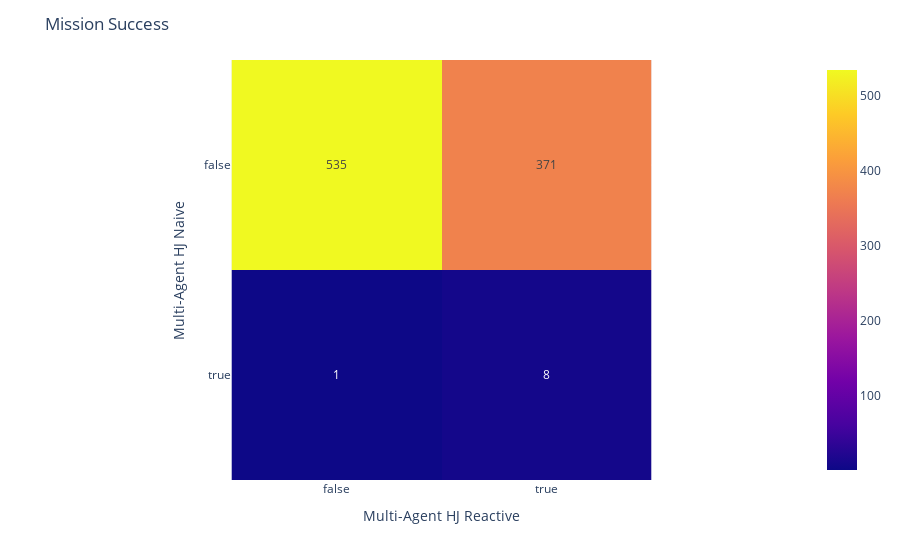

The notebook cell saved with this chart:
### Markdown cell above
+  Missions success counts

### Code cell
fig_react_success  = plot_confusion_matrix(metrics_hj_naive["Mission_success"]==1, 
                        metrics_hj_reactive["Mission_success"]==1, 'Multi-Agent HJ Naive', 
                        'Multi-Agent HJ Reactive', title_name="Mission Success")

### Figure 1 — Plotly figure (JSON) as saved in the notebook; plotly's stock layout.template omitted (floating-point values rounded to 4 significant figures)
{"data": [{"coloraxis": "coloraxis", "hovertemplate": "Multi-Agent HJ Reactive: %{x}<br>Multi-Agent HJ Naive: %{y}<br>color: %{z}<extra></extra>", "name": "0", "texttemplate": "%{z}", "type": "heatmap", "x": [false, true], "xaxis": "x", "y": [false, true], "yaxis": "y", "z": [[535, 371], [1, 8]]}], "layout": {"coloraxis": {"colorscale": [[0, "#0d0887"], [0.1111, "#46039f"], [0.2222, "#7201a8"], [0.3333, "#9c179e"], [0.4444, "#bd3786"], [0.5556, "#d8576b"], [0.6667, "#ed7953"], [0.7778, "#fb9f3a"], [0.8889, "#fdca26"], [1, "#f0f921"]]}, "margin": {"t": 60}, "title": {"text": "Mission Success"}, "xaxis": {"anchor": "y", "constrain": "domain", "domain": [0, 1], "scaleanchor": "y", "title": {"text": "Multi-Agent HJ Reactive"}}, "yaxis": {"anchor": "x", "autorange": "reversed", "constrain": "domain", "domain": [0, 1], "title": {"text": "Multi-Agent HJ Naive"}}}}
